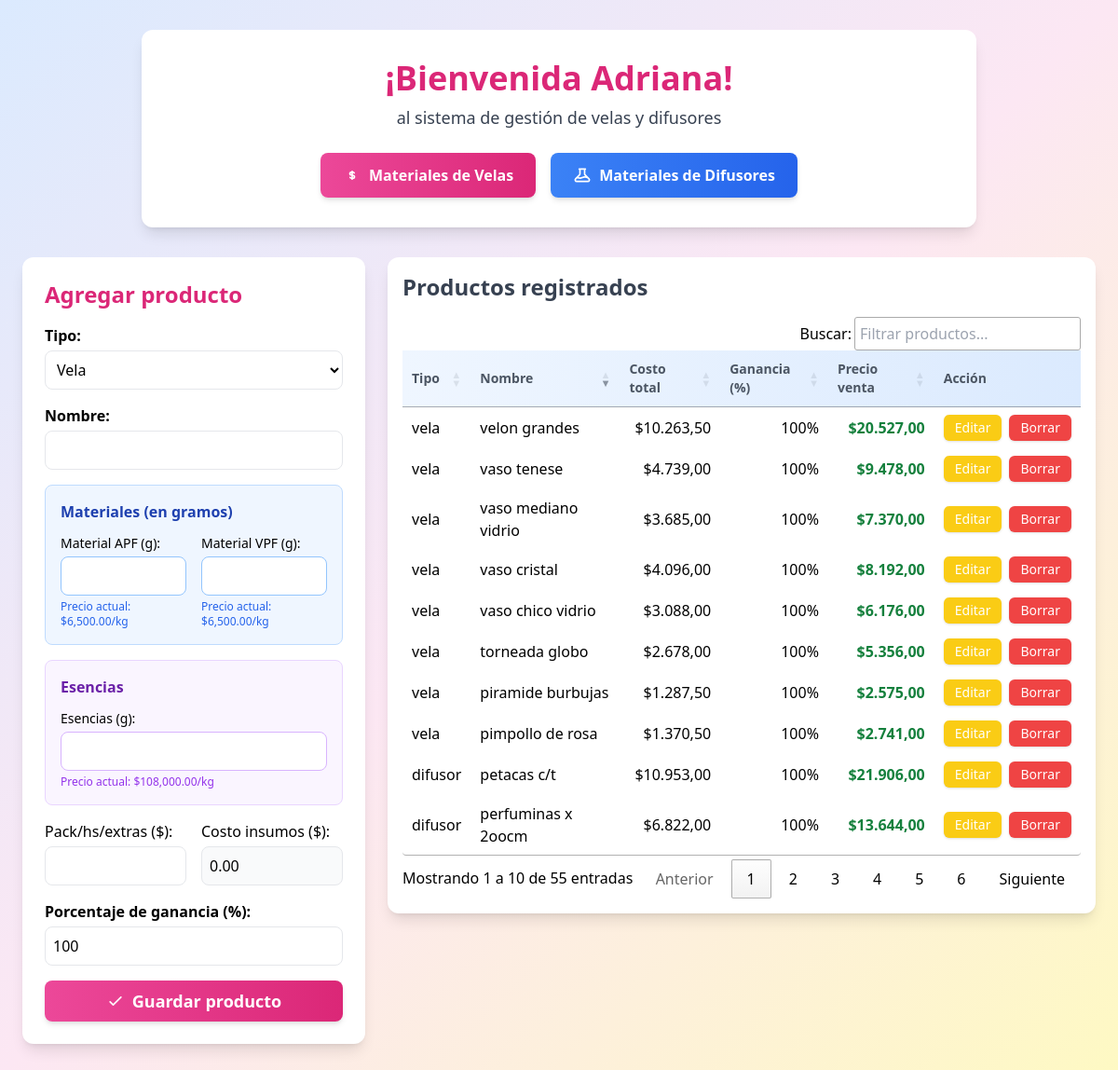
The page / on the database its author committed.
### tables this page shows
CREATE TABLE `productos` (
  `id` int(11) NOT NULL,
  `tipo` enum('vela','difusor') NOT NULL,
  `nombre` varchar(100) NOT NULL,
  `material_g` decimal(10,2) NOT NULL,
  `material_apf_g` decimal(10,2) DEFAULT 0.00,
  `material_vpf_g` decimal(10,2) DEFAULT 0.00,
  `material_precio_kg` decimal(10,2) NOT NULL,
  `esc_g` decimal(10,2) NOT NULL,
  `escencias_precio_kg` decimal(10,2) NOT NULL,
  `costo_insumos` decimal(10,2) NOT NULL,
  `alcohol_ml` decimal(10,2) DEFAULT NULL,
  `alcohol_precio_l` decimal(10,2) DEFAULT NULL,
  `esencia_g` decimal(10,2) DEFAULT NULL,
  `esencia_precio_kg` decimal(10,2) DEFAULT NULL,
  `frascos_precio_unidad` decimal(10,2) DEFAULT NULL,
  `tipo_frasco_id` int(11) DEFAULT NULL,
  `pack_extras` decimal(10,2) NOT NULL,
  `costo_total` decimal(10,2) NOT NULL,
  `ganancia_porcentaje` int(11) NOT NULL DEFAULT 100,
  `precio_venta` decimal(10,2) NOT NULL
);

### index.php (the view, shortened to what this page needs)
<?php
$conn = new mysqli("localhost", "root", "", "vela");
$productos = $conn->query("SELECT * FROM productos ORDER BY id DESC");
$precios = [];
$result = $conn->query("SELECT nombre, precio_kg FROM precios_materiales");
while ($row = $result->fetch_assoc()) {
    $precios[$row['nombre']] = $row['precio_kg'];
}
?>
<!DOCTYPE html>
<html lang="es">
<head>
    <script src="https://cdn.tailwindcss.com"></script>
    <link rel="stylesheet" href="https://cdn.datatables.net/1.13.6/css/jquery.dataTables.min.css" />
    <link rel="stylesheet" href="https://cdn.datatables.net/buttons/2.4.2/css/buttons.dataTables.min.css">
</head>
<body class="bg-gradient-to-br from-blue-100 via-pink-100 to-yellow-100 min-h-screen flex flex-col items-center py-8">
    <div class="w-full max-w-4xl mx-auto mb-8">
        <div class="bg-white rounded-xl shadow-lg p-8 flex flex-col items-center">
            <h1 class="text-4xl font-extrabold text-pink-600 mb-2">¡Bienvenida Adriana!</h1>
            <p class="text-lg text-gray-700 mb-6">al sistema de gestión de velas y difusores</p>
            <div class="flex flex-wrap gap-4 justify-center">
                <a href="precios_materiales.php" class="inline-flex items-center gap-2 bg-gradient-to-r from-pink-500 to-pink-600 text-white px-6 py-3 rounded-lg hover:from-pink-600 hover:to-pink-700 shadow-md font-semibold">
                    Materiales de Velas
                </a>
                <a href="precios_difusores.php" class="inline-flex items-center gap-2 bg-gradient-to-r from-blue-500 to-blue-600 text-white px-6 py-3 rounded-lg hover:from-blue-600 hover:to-blue-700 shadow-md font-semibold">
                    Materiales de Difusores
                </a>
            </div>
        </div>
    </div>
    <div class="w-full max-w-6xl mx-auto grid grid-cols-1 lg:grid-cols-12 gap-6 items-start">
        <div class="lg:col-span-4">
            <form id="form-agregar" action="guardar_producto.php" method="POST" class="bg-white p-6 rounded-xl shadow-lg w-full">
                <h2 class="text-2xl font-bold text-pink-600 mb-4">Agregar producto</h2>
        <div class="mb-4">
            <label class="block mb-1 font-semibold" for="tipo">Tipo:</label>
            <select id="tipo" name="tipo" class="w-full border border-gray-200 rounded-lg p-2 bg-white focus:outline-none focus:ring-2 focus:ring-pink-200" required>
                <option value="vela">Vela</option>
            </select>
        </div>
        <div class="mb-4">
            <label class="block mb-1 font-semibold" for="nombre">Nombre:</label>
            <input type="text" id="nombre" name="nombre" class="w-full border border-gray-200 rounded-lg p-2 focus:outline-none focus:ring-2 focus:ring-pink-200" required />
        </div>
        <div id="campos-vela" class="mb-4 space-y-4">
            <div class="bg-blue-50 p-4 rounded-lg border border-blue-200">
                <h3 class="font-semibold text-blue-800 mb-3">Materiales (en gramos)</h3>
                <div class="grid grid-cols-2 gap-4">
                    <div>
                        <label class="block mb-1 text-sm font-medium" for="material_apf_g">Material APF (g):</label>
                        <input type="number" step="0.01" id="material_apf_g" name="material_apf_g" class="w-full border border-blue-300 rounded-lg p-2 vela-campo focus:outline-none focus:ring-2 focus:ring-blue-400" />
                        <p class="text-xs text-blue-600 mt-1">Precio actual: $<?= number_format($precios['APF'] ?? 0, 2) ?>/kg</p>
                    </div>
                    <div>
                        <label class="block mb-1 text-sm font-medium" for="material_vpf_g">Material VPF (g):</label>
                        <input type="number" step="0.01" id="material_vpf_g" name="material_vpf_g" class="w-full border border-blue-300 rounded-lg p-2 vela-campo focus:outline-none focus:ring-2 focus:ring-blue-400" />
                        <p class="text-xs text-blue-600 mt-1">Precio actual: $<?= number_format($precios['VPF'] ?? 0, 2) ?>/kg</p>
                    </div>
                </div>
            </div>
            <div class="bg-purple-50 p-4 rounded-lg border border-purple-200">
                <h3 class="font-semibold text-purple-800 mb-3">Esencias</h3>
                <div class="grid grid-cols-1 gap-4">
                    <div>
                        <label class="block mb-1 text-sm font-medium" for="esc_g">Esencias (g):</label>
                        <input type="number" step="0.01" id="esc_g" name="esc_g" class="w-full border border-purple-300 rounded-lg p-2 vela-campo focus:outline-none focus:ring-2 focus:ring-purple-400" required />
                        <p class="text-xs text-purple-600 mt-1">Precio actual: $<?= number_format($precios['Esencias'] ?? 0, 2) ?>/kg</p>
                    </div>
                </div>
            </div>
            <div class="grid grid-cols-2 gap-4">
                <div>
                    <label class="block mb-1 font-medium" for="pack_extras">Pack/hs/extras ($):</label>
                    <input type="number" step="0.01" id="pack_extras" name="pack_extras" class="w-full border border-gray-200 rounded-lg p-2 vela-campo focus:outline-none focus:ring-2 focus:ring-pink-100" required />
                </div>
                <div>
                    <label class="block mb-1 font-medium" for="costo_insumos">Costo insumos ($):</label>
                    <input type="number" step="0.01" id="costo_insumos" name="costo_insumos" class="w-full border border-gray-200 rounded-lg p-2 vela-campo bg-gray-50" readonly required />
                </div>
            </div>
        </div>
        <div class="mb-4">
            <label class="block mb-1 font-semibold" for="ganancia_porcentaje">Porcentaje de ganancia (%):</label>
            <input type="number" id="ganancia_porcentaje" name="ganancia_porcentaje" value="100" min="0" class="w-full border border-gray-200 rounded-lg p-2 focus:outline-none focus:ring-2 focus:ring-pink-100" required />
        </div>
        <button type="submit" class="w-full inline-flex items-center justify-center gap-2 bg-gradient-to-r from-pink-500 to-pink-600 text-white px-6 py-2 rounded-lg hover:from-pink-600 hover:to-pink-700 shadow-md text-lg font-semibold">
            <svg xmlns="http://www.w3.org/2000/svg" class="h-5 w-5" fill="none" viewBox="0 0 24 24" stroke="currentColor"><path stroke-linecap="round" stroke-linejoin="round" stroke-width="2" d="M5 13l4 4L19 7"/></svg>
            Guardar producto
        </button>
    </form>
        </div>
        <div class="lg:col-span-8">
            <div id="tabla-productos" class="bg-white p-4 rounded-xl shadow-lg">
                <div class="flex items-center justify-between mb-4">
                    <h2 class="text-2xl font-semibold text-gray-700">Productos registrados</h2>
                </div>
                <div class="overflow-x-auto">
                    <table id="productosTable" class="min-w-full bg-white rounded table-auto">
                <thead>
                    <tr class="bg-gradient-to-r from-blue-50 to-blue-100">
                        <th class="p-3 text-left text-sm font-medium text-gray-600">Tipo</th>
                        <th class="p-3 text-left text-sm font-medium text-gray-600">Nombre</th>
                        <th class="p-3 text-right text-sm font-medium text-gray-600">Costo total</th>
                        <th class="p-3 text-right text-sm font-medium text-gray-600">Ganancia (%)</th>
                        <th class="p-3 text-right text-sm font-medium text-gray-600">Precio venta</th>
                        <th class="p-3 text-center text-sm font-medium text-gray-600">Acción</th>
                    </tr>
                </thead>
                <tbody>
                <?php while($row = $productos->fetch_assoc()): ?>
                    <tr class="border-b hover:bg-gray-50">
                        <td class="p-3 align-middle"><?= htmlspecialchars($row['tipo']) ?></td>
                        <td class="p-3 align-middle"><?= htmlspecialchars($row['nombre']) ?></td>
                        <td class="p-3 text-right align-middle">$<?= number_format($row['costo_total'], 2, ',', '.') ?></td>
                        <td class="p-3 text-right align-middle"><?= $row['ganancia_porcentaje'] ?>%</td>
                        <td class="p-3 font-bold text-green-700 text-right align-middle">$<?= number_format($row['precio_venta'], 2, ',', '.') ?></td>
                        <td class="p-3 text-center align-middle">
                            <div class="inline-flex gap-2">
                                <a href="editar_producto.php?id=<?= $row['id'] ?>" class="inline-flex items-center gap-2 bg-yellow-400 hover:bg-yellow-500 text-white px-3 py-1 rounded-md shadow text-sm font-medium">Editar</a>
                                <a href="borrar_producto.php?id=<?= $row['id'] ?>" class="inline-flex items-center gap-2 bg-red-500 hover:bg-red-600 text-white px-3 py-1 rounded-md shadow text-sm font-medium" onclick="return confirm('¿Seguro que deseas borrar este producto?')">Borrar</a>
                            </div>
                        </td>
                    </tr>
                <?php endwhile; ?>
                </tbody>
            </table>
        </div>
    </div>
</body>
</html>

### rows shown on the page
productos: tipo "difusor", nombre "petacas c/t", costo_total "10.953,00", ganancia_porcentaje "100", precio_venta "21.906,00"
productos: tipo "difusor", nombre "perfuminas x 2oocm", costo_total "6.822,00", ganancia_porcentaje "100", precio_venta "13.644,00"
productos: tipo "vela", nombre "vaso cristal", costo_total "4.096,00", ganancia_porcentaje "100", precio_venta "8.192,00"
productos: tipo "vela", nombre "vaso mediano vidrio", costo_total "3.685,00", ganancia_porcentaje "100", precio_venta "7.370,00"
productos: tipo "vela", nombre "vaso chico vidrio", costo_total "3.088,00", ganancia_porcentaje "100", precio_venta "6.176,00"
productos: tipo "vela", nombre "velon grandes", costo_total "10.263,50", ganancia_porcentaje "100", precio_venta "20.527,00"
productos: tipo "vela", nombre "pimpollo de rosa", costo_total "1.370,50", ganancia_porcentaje "100", precio_venta "2.741,00"
productos: tipo "vela", nombre "vaso tenese", costo_total "4.739,00", ganancia_porcentaje "100", precio_venta "9.478,00"
productos: tipo "vela", nombre "torneada globo", costo_total "2.678,00", ganancia_porcentaje "100", precio_venta "5.356,00"
productos: tipo "vela", nombre "piramide burbujas", costo_total "1.287,50", ganancia_porcentaje "100", precio_venta "2.575,00"

### other values the page prints
$precios['APF'] "6,500.00"
$precios['VPF'] "6,500.00"
$precios['Esencias'] "108,000.00"
